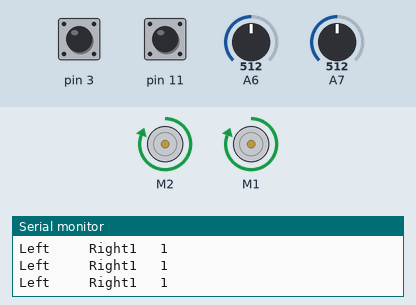
This sketch was run on a simulated Arduino Nano, built with avr-gcc and run on an emulated ATmega328P. On the bench: 2 × DC motor (green arrow = forward, orange = backward, longer = faster), the last lines printed to the serial monitor. Inputs (shaded band) come from the test bench; at power-on: pin 3 HIGH, pin 11 HIGH, A6 = 512, A7 = 512.

Above: at 1.2 s.
1.3 s: pin 3 pulled LOW for 0.15 s
At 1.7 s:
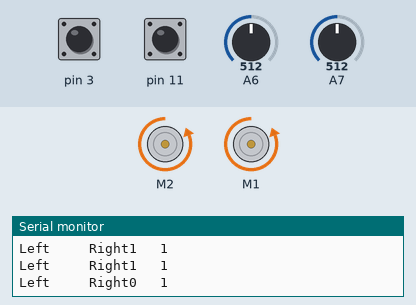
3.9 s: pin 11 pulled LOW for 3.2 s
At 4.8 s:
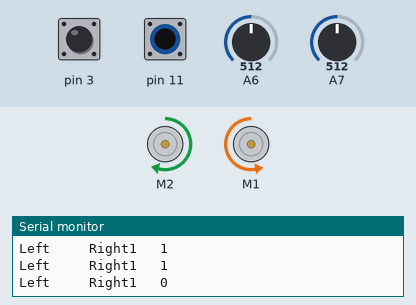
8.6 s: A6 set to 122
At 9.2 s:
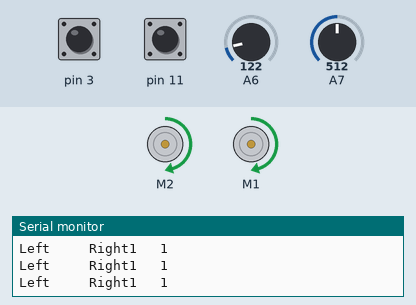
10.1 s: pin 11 pulled LOW for 0.15 s
At 10.5 s:
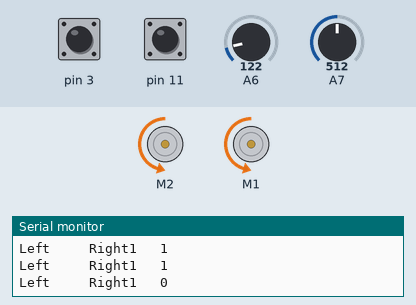
12.1 s: pin 3 pulled LOW for 1 s
At 13.0 s:
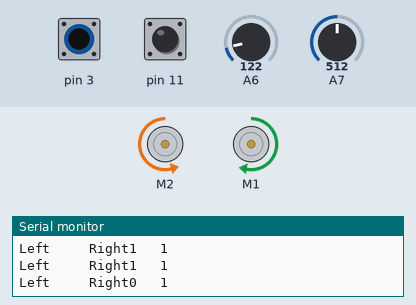
16.1 s: pin 11 pulled LOW for 1 s
At 17.21 s:
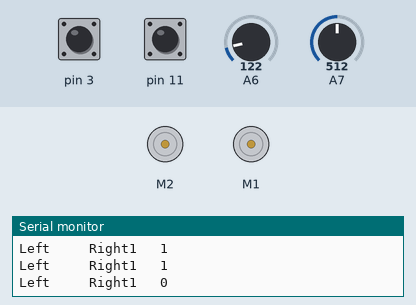
Timing chart, 0 to 19.1 s (numbered marks = the images above; inputs shaded):
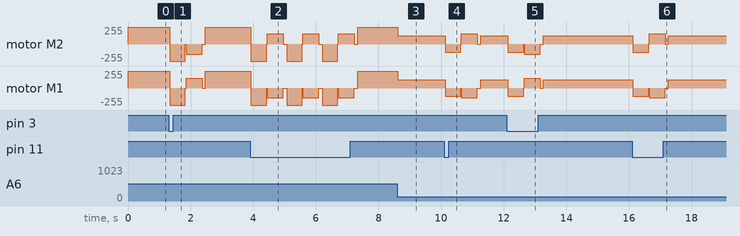

The sketch:

bump.ino
```cpp
#include <RedBot.h>
RedBotMotors motors;

RedBotBumper lBumper = RedBotBumper(3);  // initialzes bumper object on pin 3
RedBotBumper rBumper = RedBotBumper(11); // initialzes bumper object on pin 11

int buttonPin = 12; // variable to store the button Pin

int lBumperState;  // state variable to store the bumper value
int rBumperState;  // state variable to store the bumper value

void setup()
{
  // nothing here.
  Serial.begin(9600);
}

float floatMap(float x, float in_min, float in_max, float out_min, float out_max) {
  return (x - in_min) * (out_max - out_min) / (in_max - in_min) + out_min;
}

void loop()
{
  int analogValue = analogRead(A6);
  float voltage = floatMap(analogValue, 0, 255, 0, 5);
  forward(analogValue);
  lBumperState = lBumper.read();  // default INPUT state is HIGH, it is LOW when bumped
  rBumperState = rBumper.read();  // default INPUT state is HIGH, it is LOW when bumped
  Serial.print("Left     Right");
  Serial.print(lBumperState);
  Serial.print("   ");
  Serial.println(rBumperState);

    if (lBumperState == LOW) // left side is bumped/
  {
    reverse(analogValue);    // backs up
    turnRight();  // turns
  }

  if (rBumperState == LOW) // right side is bumped/
  {
    reverse(analogValue);   // backs up
    turnLeft();  // turns
  }

}

void forward(int speed)
{
    motors.rightDrive(speed);
    motors.leftDrive(speed);
    // 460 is 12 inches for 200 speed hmm... i need 1 inch at 1 speed
}

// reverse() function -- backs up at full power
void reverse(int speed)
{
  motors.drive(-speed);
  delay(500);
  motors.brake();
  delay(20);  // short delay to let robot fully stop
}

// turnRight() function -- turns RedBot to the Right
void turnRight()
{
  motors.leftMotor(-150);  // spin CCW
  motors.rightMotor(-155); // spin CCW
  delay(analogRead(A7));
  motors.brake();
  delay(100);  // short delay to let robot fully stop
}

// turnRight() function -- turns RedBot to the Left
void turnLeft()
{
  motors.leftMotor(+150);  // spin CW
  motors.rightMotor(+155); // spin CW
  delay(analogRead(A7));
  motors.brake();
  delay(100);  // short delay to let robot fully stop
}
```

Measured:
- after the input at 1.3 s, motor M2: forward 255/255 → backward 255/255 at once, → backward 154/255 0.50 s later, → stopped 0.53 s later, → forward 255/255 0.10 s later; motor M1: forward 255/255 → backward 255/255 at once, → forward 149/255 0.50 s later, → stopped 0.53 s later, → forward 255/255 0.10 s later
- after the input at 3.9 s, motor M2: forward 255/255 → backward 255/255 at once, then repeats every 1.1 s: stopped 0.02 s, forward 154/255 0.51 s, stopped 0.10 s, backward 255/255 0.50 s; motor M1: forward 255/255 → backward 255/255 at once, then repeats every 1.1 s: stopped 0.02 s, backward 149/255 0.51 s, stopped 0.10 s, backward 255/255 0.50 s
- after the input at 8.6 s, motor M2, motor M1: forward 255/255 → forward 121/255 at once
- after the input at 10.1 s, motor M2: forward 121/255 → backward 121/255 at once, → forward 154/255 0.50 s later, → stopped 0.53 s later, → forward 121/255 0.10 s later; motor M1: forward 121/255 → backward 121/255 at once, → backward 149/255 0.50 s later, → stopped 0.53 s later, → forward 121/255 0.10 s later
- after the input at 12.1 s, motor M2: forward 121/255 → backward 121/255 at once, → backward 154/255 0.50 s later, → stopped 0.53 s later, → forward 121/255 0.10 s later; motor M1: forward 121/255 → backward 121/255 at once, → forward 149/255 0.50 s later, → stopped 0.53 s later, → forward 121/255 0.10 s later
- after the input at 16.1 s, motor M2: forward 121/255 → backward 121/255 at once, → forward 154/255 0.50 s later, → stopped 0.53 s later, → forward 121/255 0.10 s later; motor M1: forward 121/255 → backward 121/255 at once, → backward 149/255 0.50 s later, → stopped 0.53 s later, → forward 121/255 0.10 s later
